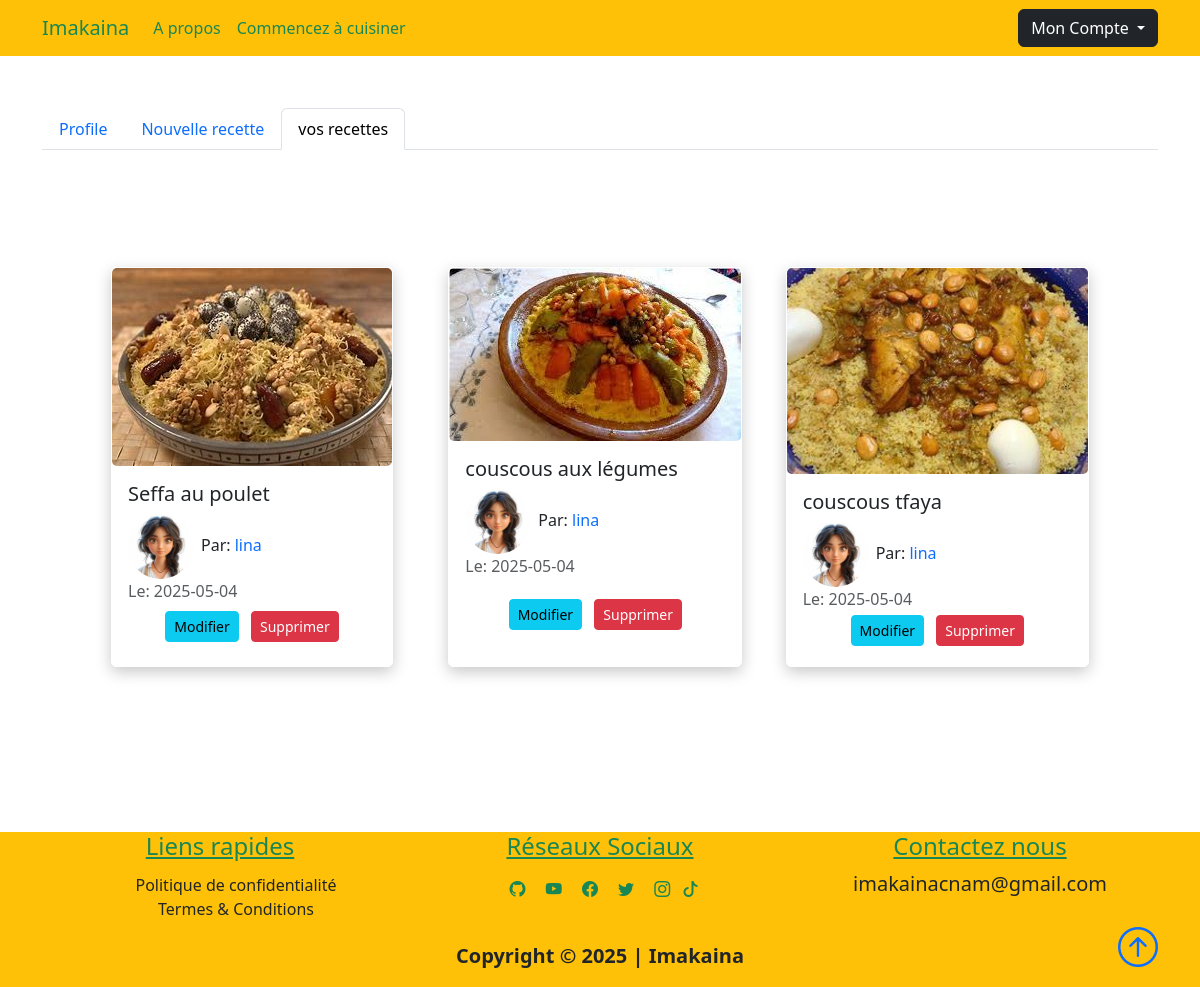
/dashboard/user_recettes (signed in), run on the app's committed database.
### projet/models.py (models this page shows, shortened)
class Recette(db.Model):
    id = db.Column(db.Integer, primary_key=True, autoincrement=True)
    title = db.Column(db.String(100), nullable=False)
    date_posted = db.Column(db.DateTime, nullable=False, default=datetime.utcnow)
    content = db.Column(db.Text, nullable=False)
    thumbnail = db.Column(
        db.String(20), nullable=False, default="default_thumbnail.jpg"
    )
    slug = db.Column(db.String(32), nullable=False)
    user_id = db.Column(db.Integer, db.ForeignKey("user.id"), nullable=False)
    plat_id = db.Column(db.Integer, db.ForeignKey("plat.id"), nullable=False)
    def __repr__(self):
        return f"Recette('{self.title}', '{self.date_posted}')"

class User(db.Model, UserMixin):
    id = db.Column(db.Integer, primary_key=True, autoincrement=True)
    fname = db.Column(db.String(25), nullable=False)
    lname = db.Column(db.String(25), nullable=False)
    username = db.Column(db.String(25), unique=True, nullable=False)
    email = db.Column(db.String(125), unique=True, nullable=False)
    image_file = db.Column(db.String(20), nullable=False, default="default.png")
    bio = db.Column(db.Text, nullable=True)
    password = db.Column(db.String(60), nullable=False)
    recettes = db.relationship("Recette", backref="author", lazy=True)
    def __repr__(self):
        return f"User('{self.fname}', '{self.lname}', '{self.username}', '{self.email}', '{self.image_file}')"

### projet/recettes/routes.py (the view)
@recettes.route("/dashboard/user_recettes", methods=["GET", "POST"])
@login_required
def user_recettes():
    print("current_user =", current_user)
    print("Recettes =", current_user.recettes)
    print("Active tab = user_recettes")
    recettes_user = current_user.recettes
    return render_template(
        "user_recettes.html",  # PAS "dashboard.html" ici !
        title="Vos Recettes",
        active_tab="user_recettes",
        recettes=recettes_user,
    )

### projet/models.py (called while the page is built)
@login_manager.user_loader
def load_user(user_id):
    return User.query.get(int(user_id))

### projet/templates/user_recettes.html (shortened to what this page needs)
{% extends "dashboard.html"%}
{% block user_recettes %}
<div class="{{'tab-pane fade show active p-3' if active_tab == 'user_recettes' else 'tab-pane fade p-3'}}"
    id='nav-user_recettes' role="tabpanel" aria-labelledby="nav-user_recettes-tab">
<section>
    <div class="container p-5">
        <div class="row">
            {% for recette in current_user.recettes %}
            <div class="col-sm-12 col-md-6 col-lg-4 pb-5 d-flex align-items-stretch">
                <div class="card recette">
                    <img src="{{url_for('static', filename='recette_thumbnails/'+recette.thumbnail)}}" class="card-img">
                    <div class="card-body d-flex flex-column">
                        <h5 class="card-title">
                            <a class="text-decoration-none text-dark"
                                href="{{url_for('recettes.recette', recette_slug=recette.slug, plat=recette.plat_name.title)}}">{{recette.title}}</a>
                        </h5>
                        <span><img class="article-img rounded-circle"
                                src="{{url_for('static', filename='user_pics/'+recette.author.image_file)}}" alt="">Par:
                            <a href="#" class="link">{{recette.author.username}}</a></span>
                        <span class="text-muted">Le: {{recette.date_posted.strftime('%Y-%m-%d')}}</span>
                        <div class="m-auto">
                            <a href="{{url_for('recettes.update_recette', recette_slug = recette.slug, plat = recette.plat_name.title)}}"
                                class="btn btn-info btn-sm m-1">Modifier</a>
                            <button class="btn btn-danger btn-sm m-1" data-bs-toggle="modal"
                                data-bs-target="#deleteModal"> Supprimer </button>
                        </div>
                    </div>
                </div>
            </div>
            {% else %}
            <p>Aucune recette trouvée pour cet utilisateur.</p>
            {% endfor %}
        </div>
    </div>
</section>
</div>
{% endblock user_recettes %}

### projet/static/main.css (style rules this page uses)
body::before { display: block; content: ''; height: 60px; }
.card { transition: 0.7s ease; box-shadow: 0 5px 15px rgba(1 1 1/ 15); border-radius: 5px; margin: 5px; }
.recette { box-shadow: 0 5px 15px rgba(200 200 200/ 15); border-radius: 5px; border: 1px solid #fff; }
.article-img { height: 65px; width: 65px; margin-right: 8px; }
.link { text-decoration: none; }

### data on the page
Recette: thumbnail (picture), title "Seffa au poulet", image_file (picture), author.username "lina", date_posted "2025-05-04"
Recette: thumbnail (picture), title "couscous aux légumes", image_file (picture), author.username "lina", date_posted "2025-05-04"
Recette: thumbnail (picture), title "couscous tfaya", image_file (picture), author.username "lina", date_posted "2025-05-04"
